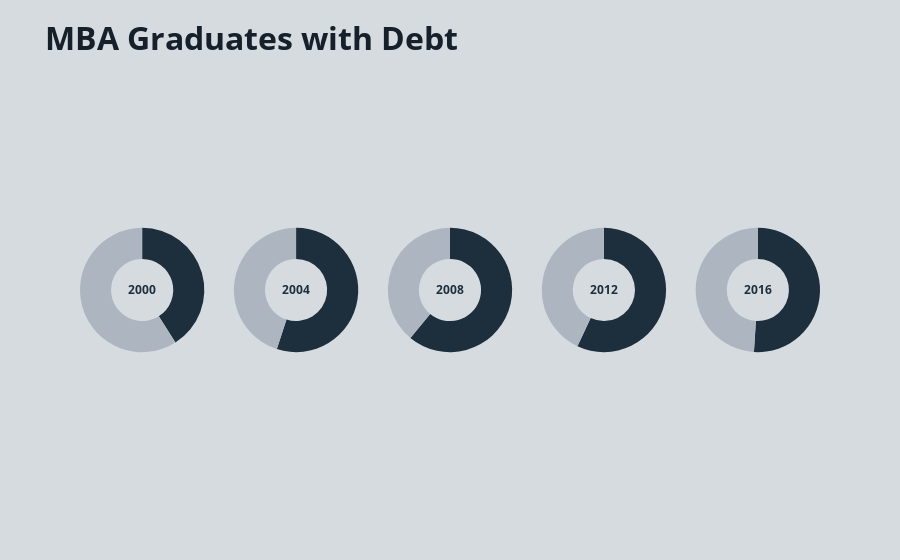

Notebook source saved alongside this figure:
### Markdown cell above
# MBA

### Code cell
labels = ['In Debt', 'No Debt']

# define colors - dark gray / light gray
colors = ['#1d2f3d', '#adb6c0']

# create subplots, using 'domain' type for pie charts
# place 5 charts in one row
specs = [[{'type':'pie'}, {'type':'pie'}, {'type':'pie'}, {'type':'pie'}, {'type':'pie'}]]
fig = make_subplots(rows=1, cols=5, specs=specs)


# define pie charts
fig.add_trace(go.Pie(labels=labels, values=[41,59], hole=.5, title='<b>2000<b>',
                     marker_colors = colors, sort=False), 1, 1)
fig.add_trace(go.Pie(labels=labels, values=[55,45], hole=.5, title='<b>2004<b>',
                     marker_colors = colors, sort=False), 1, 2)
fig.add_trace(go.Pie(labels=labels, values=[61,39], hole=.5, title='<b>2008<b>',
                     marker_colors = colors, sort=False), 1, 3)
fig.add_trace(go.Pie(labels=labels, values=[57,43], hole=.5, title='<b>2012<b>',
                     marker_colors = colors, sort=False), 1, 4)
fig.add_trace(go.Pie(labels=labels, values=[51,49], hole=.5, title='<b>2016<b>',
                     marker_colors = colors, sort=False), 1, 5)

# layout and hover info
fig.update_traces(hoverinfo='label+percent', textinfo='none')
fig.update(layout_title_text='<b>MBA Graduates with Debt<b>',
           layout_showlegend=False)


fig.update_layout(
    # title of each pie chart
    font_family = "Open Sans",
    font_color = "#1d2f3d",
    font_size = 12,
    
    # main title
    title_font_family = "Open Sans",
    title_font_color =  "#15202b",
    title_font_size = 32,

    # hover
    hoverlabel = dict(
        bgcolor = "white",
        font_size = 18,
        font_color = "#1d2f3d",
        font_family = "Open Sans"
    ),
    plot_bgcolor = '#d6dbdf',
    paper_bgcolor = '#d6dbdf'
)

fig = go.Figure(fig)
fig.show()

### Figure 1 — Plotly figure (JSON) as saved in the notebook; plotly's stock layout.template omitted (floating-point values rounded to 4 significant figures)
{"data": [{"domain": {"x": [0, 0.168], "y": [0, 1]}, "hole": 0.5, "hoverinfo": "label+percent", "labels": ["In Debt", "No Debt"], "marker": {"colors": ["#1d2f3d", "#adb6c0"]}, "sort": false, "textinfo": "none", "title": {"text": "<b>2000<b>"}, "type": "pie", "values": [41, 59]}, {"domain": {"x": [0.208, 0.376], "y": [0, 1]}, "hole": 0.5, "hoverinfo": "label+percent", "labels": ["In Debt", "No Debt"], "marker": {"colors": ["#1d2f3d", "#adb6c0"]}, "sort": false, "textinfo": "none", "title": {"text": "<b>2004<b>"}, "type": "pie", "values": [55, 45]}, {"domain": {"x": [0.416, 0.584], "y": [0, 1]}, "hole": 0.5, "hoverinfo": "label+percent", "labels": ["In Debt", "No Debt"], "marker": {"colors": ["#1d2f3d", "#adb6c0"]}, "sort": false, "textinfo": "none", "title": {"text": "<b>2008<b>"}, "type": "pie", "values": [61, 39]}, {"domain": {"x": [0.624, 0.792], "y": [0, 1]}, "hole": 0.5, "hoverinfo": "label+percent", "labels": ["In Debt", "No Debt"], "marker": {"colors": ["#1d2f3d", "#adb6c0"]}, "sort": false, "textinfo": "none", "title": {"text": "<b>2012<b>"}, "type": "pie", "values": [57, 43]}, {"domain": {"x": [0.832, 1], "y": [0, 1]}, "hole": 0.5, "hoverinfo": "label+percent", "labels": ["In Debt", "No Debt"], "marker": {"colors": ["#1d2f3d", "#adb6c0"]}, "sort": false, "textinfo": "none", "title": {"text": "<b>2016<b>"}, "type": "pie", "values": [51, 49]}], "layout": {"font": {"color": "#1d2f3d", "family": "Open Sans", "size": 12}, "hoverlabel": {"bgcolor": "white", "font": {"color": "#1d2f3d", "family": "Open Sans", "size": 18}}, "paper_bgcolor": "#d6dbdf", "plot_bgcolor": "#d6dbdf", "showlegend": false, "title": {"font": {"color": "#15202b", "family": "Open Sans", "size": 32}, "text": "<b>MBA Graduates with Debt<b>"}}}
